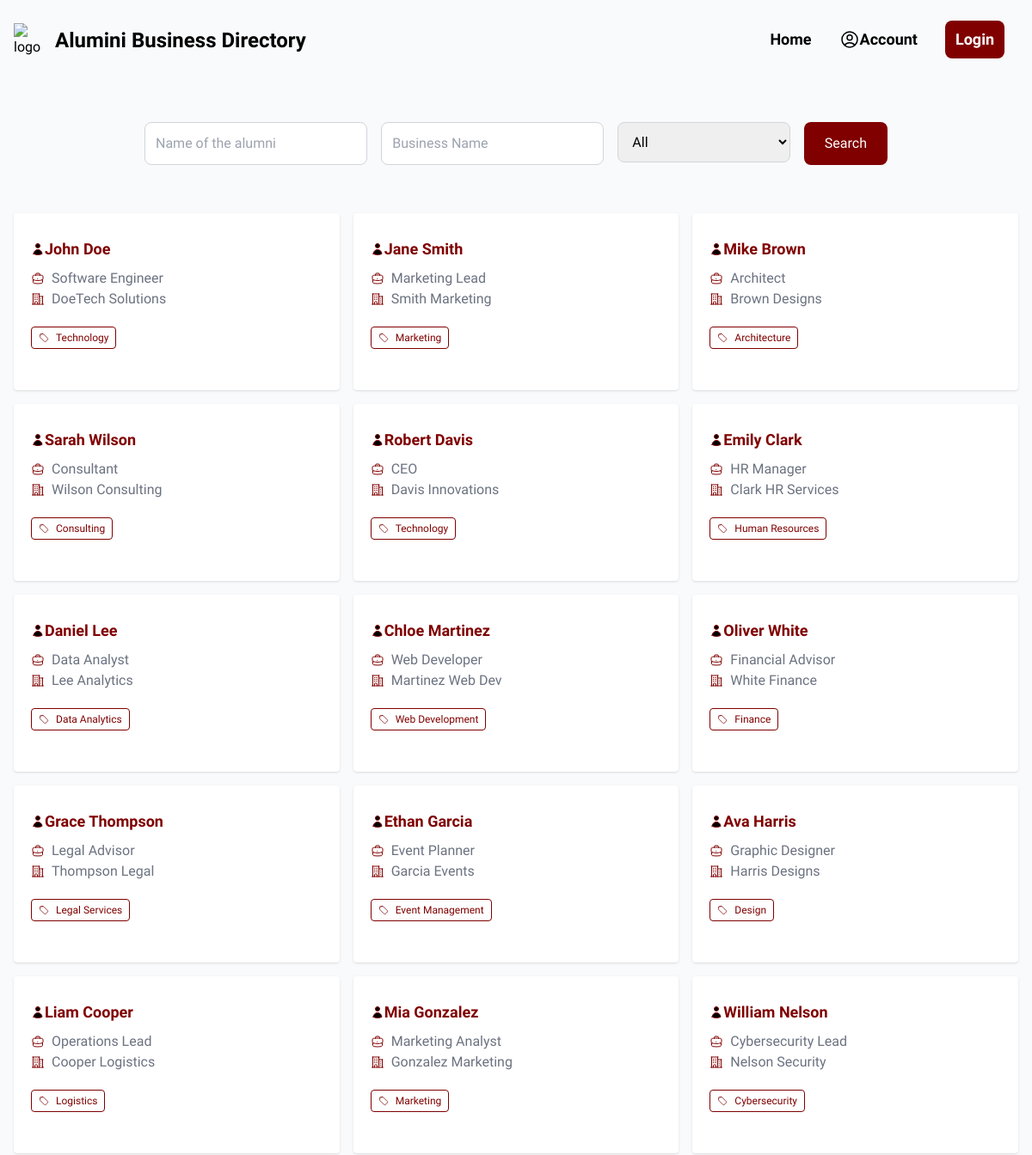
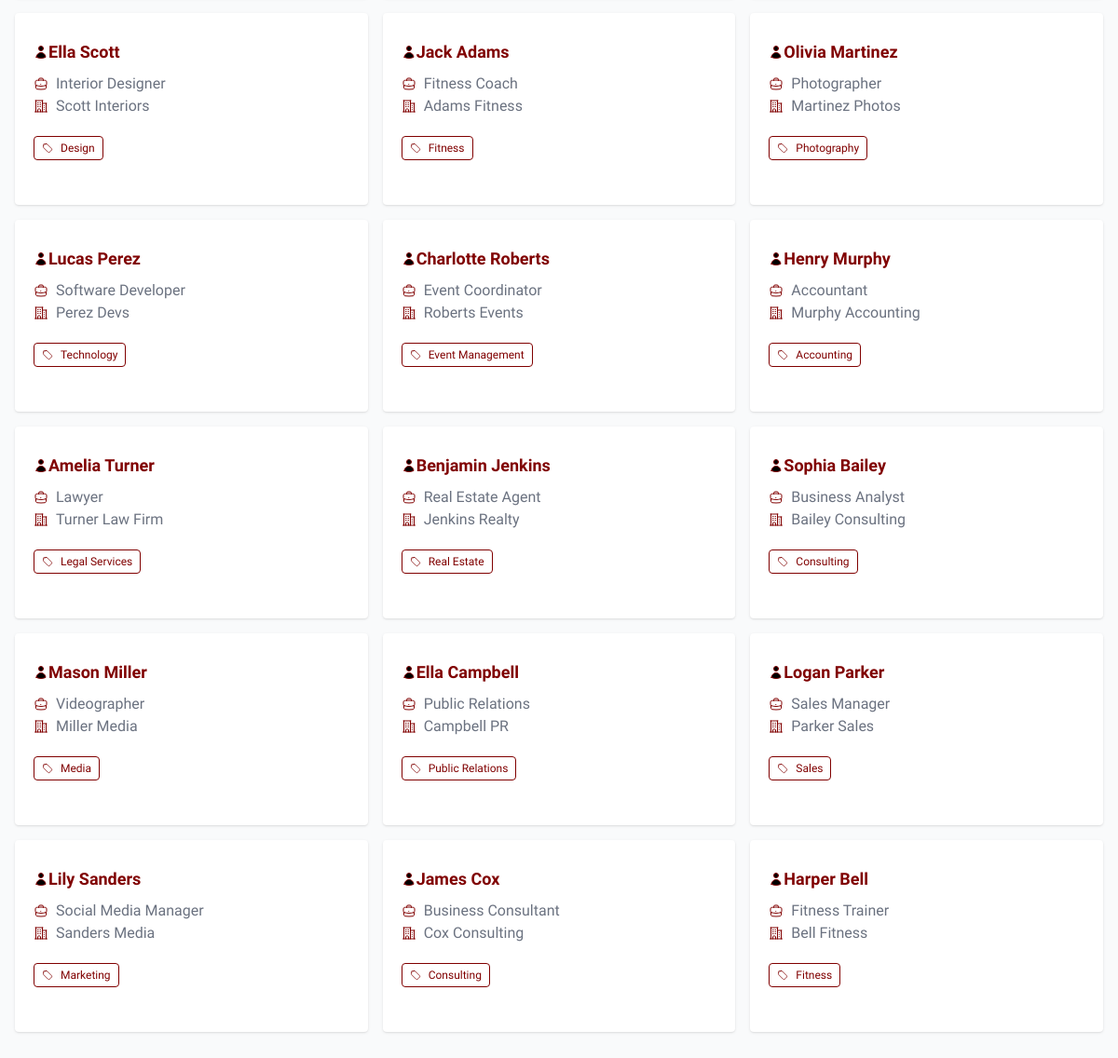
The page / on the database its author committed (2 pictures, top to bottom).
### alumini/models.py (models this page shows, shortened)
class Alumini(models.Model):
    id = models.CharField(
        _("ID"), primary_key=True, max_length=22, default=shortuuid.uuid, editable=False
    )
    first_name = models.CharField(_("First Name"), max_length=100)
    last_name = models.CharField(_("Last Name"), max_length=100)
    email = models.EmailField(_("Email Address"), unique=True)
    full_name = models.CharField(_("Full Name"), max_length=100)
    address = models.CharField(_("Address"), max_length=100)
    job_title = models.CharField(_("Job Title"), max_length=100)
    name_of_business = models.CharField(_("Name of Business"), max_length=100)
    business_address = models.CharField(_("Business Address"), max_length=100)
    business_city = models.CharField(_("Business City"), max_length=100)
    business_state = models.CharField(_("Business State"), max_length=100)
    business_zip = models.CharField(_("Business Zip"), max_length=100)
    business_phone = models.CharField(_("Business Phone"), max_length=100)
    business_email = models.EmailField(_("Business Email"), unique=True)
    business_website = models.CharField(_("Business Website"), max_length=100)
    business_description = models.TextField(_("Business Description"), max_length=100)
    business_category = models.ForeignKey(
        "Category", verbose_name=_("Business Category"), on_delete=models.CASCADE
    )
    alumini_discount = models.BooleanField(_("Alumini Discount"), default=False)
    alumini_discount_description = models.TextField(
        _("Alumini Discount Description"), max_length=100
    )
    business_logo_link = models.CharField(_("Business Logo Link"), max_length=100)
    user_id = models.CharField(_("User ID"), max_length=100)
    created_at = models.DateTimeField(_("Created At"), auto_now_add=True)

class Category(models.Model):
    id = models.CharField(
        _("ID"), primary_key=True, max_length=22, default=shortuuid.uuid, editable=False
    )
    category = models.CharField(_("Category"), max_length=100)
    created_at = models.DateTimeField(_("Created At"), auto_now_add=True)
    def __str__(self):
        return self.category
    class Meta:
        verbose_name_plural = "Categories"

### alumini/views.py (the view, shortened to what this page needs)
# urls.py: path("", index, name="home"),
def index(request):
    aluminis = Alumini.objects.select_related("business_category")
    if request.method == "GET":
        name = request.GET.get("name", "").strip()
        business = request.GET.get("business_name", "").strip()
        category = request.GET.get("category", "").strip()
        page_number = request.GET.get("page")
        print(category)
    paginator = Paginator(aluminis, 10)
    categories = Category.objects.all()
    context = {"aluminis": aluminis, "categories": categories}
    return render(request, "alumini/index.html", context)

### alumini/templates/alumini/index.html (shortened to what this page needs)
{% extends "main.html" %} {% block content %}
<div class="w-full md:max-w-4xl md:mt-8 mx-auto p-4">
  <form action="{% url 'home' %}" method="GET" class="flex flex-col space-y-4 md:flex-row md:space-y-0 md:space-x-4">
    <div class="relative flex-grow">
      <input type="text" placeholder="Name of the alumni" name="name"
        class="w-full p-3 pr-10 rounded-lg border border-gray-300 focus:outline-none focus:ring-2 focus:ring-blue-500 focus:border-transparent" />
    </div>
    <div class="relative flex-grow">
      <input type="text" placeholder="Business Name" name="business_name"
        class="w-full p-3 pr-10 rounded-lg border border-gray-300 focus:outline-none focus:ring-2 focus:ring-blue-500 focus:border-transparent" />
    </div>
    <div class="relative flex-grow">
      <select
        class="w-full p-3 pr-10 rounded-lg border border-gray-300 focus:outline-none focus:ring-2 focus:ring-blue-500 focus:border-transparent"
        name="category">
        <option value="">All</option>
      </select>
    </div>
    <button
      class="bg-[#800000] text-white px-6 py-3 rounded-lg flex items-center justify-center hover:bg-[#801818] focus:outline-none focus:ring-2 focus:ring-[#801818] focus:ring-offset-2 w-full md:w-auto"
      type="submit">
      Search
    </button>
  </form>
</div>
<div class="container px-4 w-full mx-auto my-10 grid grid-cols-1 md:grid-cols-3 gap-4">
  {% for alumini in aluminis %} {% include "alumini/alumni_cards.html" %}
  {%endfor %}
</div>
{%endblock%}

### alumini/templates/alumini/alumni_cards.html (shortened to what this page needs)
<a href="{% url 'alumni' alumini.id %}"
  ><div class="mx-auto rounded overflow-hidden shadow bg-white px-2 py-4">
    <div class="px-3 py-3">
      <div class="font-bold text-[#800000] mb-2 flex items-center">
        <span class="text-lg">{{alumini.full_name}}</span>
      </div>
      <p class="flex items-center">
        <span class="text-gray-500">{{alumini.job_title}}</span>
      </p>
      <p class="flex items-center">
        <span class="text-gray-500">{{alumini.name_of_business}}</span>
      </p>
      <div class="text-xs font-light my-2">
        <p
          class="border border-1 border-[#800000] rounded my-3 py-1 px-2 text-[#800000] text-center inline-flex flex items-center gap-2"
        >
          <span> {{alumini.business_category.category}} </span>
        </p>
      </div>
    </div>
  </div>
</a>

### rows shown on the page
Alumini: full_name "John Doe", job_title "Software Engineer", name_of_business "DoeTech Solutions", business_category.category "Technology"
Alumini: full_name "Jane Smith", job_title "Marketing Lead", name_of_business "Smith Marketing", business_category.category "Marketing"
Alumini: full_name "Mike Brown", job_title "Architect", name_of_business "Brown Designs", business_category.category "Architecture"
Alumini: full_name "Sarah Wilson", job_title "Consultant", name_of_business "Wilson Consulting", business_category.category "Consulting"
Alumini: full_name "Robert Davis", job_title "CEO", name_of_business "Davis Innovations", business_category.category "Technology"
Alumini: full_name "Emily Clark", job_title "HR Manager", name_of_business "Clark HR Services", business_category.category "Human Resources"
Alumini: full_name "Daniel Lee", job_title "Data Analyst", name_of_business "Lee Analytics", business_category.category "Data Analytics"
Alumini: full_name "Chloe Martinez", job_title "Web Developer", name_of_business "Martinez Web Dev", business_category.category "Web Development"
Alumini: full_name "Oliver White", job_title "Financial Advisor", name_of_business "White Finance", business_category.category "Finance"
Alumini: full_name "Grace Thompson", job_title "Legal Advisor", name_of_business "Thompson Legal", business_category.category "Legal Services"
Alumini: full_name "Ethan Garcia", job_title "Event Planner", name_of_business "Garcia Events", business_category.category "Event Management"
Alumini: full_name "Ava Harris", job_title "Graphic Designer", name_of_business "Harris Designs", business_category.category "Design"
Alumini: full_name "Liam Cooper", job_title "Operations Lead", name_of_business "Cooper Logistics", business_category.category "Logistics"
Alumini: full_name "Mia Gonzalez", job_title "Marketing Analyst", name_of_business "Gonzalez Marketing", business_category.category "Marketing"
Alumini: full_name "William Nelson", job_title "Cybersecurity Lead", name_of_business "Nelson Security", business_category.category "Cybersecurity"
Alumini: full_name "Ella Scott", job_title "Interior Designer", name_of_business "Scott Interiors", business_category.category "Design"
Alumini: full_name "Jack Adams", job_title "Fitness Coach", name_of_business "Adams Fitness", business_category.category "Fitness"
Alumini: full_name "Olivia Martinez", job_title "Photographer", name_of_business "Martinez Photos", business_category.category "Photography"
Alumini: full_name "Lucas Perez", job_title "Software Developer", name_of_business "Perez Devs", business_category.category "Technology"
Alumini: full_name "Charlotte Roberts", job_title "Event Coordinator", name_of_business "Roberts Events", business_category.category "Event Management"
Alumini: full_name "Henry Murphy", job_title "Accountant", name_of_business "Murphy Accounting", business_category.category "Accounting"
Alumini: full_name "Amelia Turner", job_title "Lawyer", name_of_business "Turner Law Firm", business_category.category "Legal Services"
Alumini: full_name "Benjamin Jenkins", job_title "Real Estate Agent", name_of_business "Jenkins Realty", business_category.category "Real Estate"
Alumini: full_name "Sophia Bailey", job_title "Business Analyst", name_of_business "Bailey Consulting", business_category.category "Consulting"
Alumini: full_name "Mason Miller", job_title "Videographer", name_of_business "Miller Media", business_category.category "Media"
Alumini: full_name "Ella Campbell", job_title "Public Relations", name_of_business "Campbell PR", business_category.category "Public Relations"
Alumini: full_name "Logan Parker", job_title "Sales Manager", name_of_business "Parker Sales", business_category.category "Sales"
Alumini: full_name "Lily Sanders", job_title "Social Media Manager", name_of_business "Sanders Media", business_category.category "Marketing"
Alumini: full_name "James Cox", job_title "Business Consultant", name_of_business "Cox Consulting", business_category.category "Consulting"
Alumini: full_name "Harper Bell", job_title "Fitness Trainer", name_of_business "Bell Fitness", business_category.category "Fitness"
